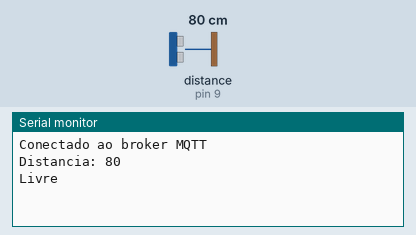
Bench run of a sketch on a simulated Arduino Uno, built with avr-gcc and run on an emulated ATmega328P. Shown: the last lines printed to the serial monitor. The inputs (shaded band) are chosen by the test bench; at power-on: distance to the obstacle (sensor on pin 9) 80 cm. WiFi joins after 1.5 s; servers stay silent unless stated; no MQTT or app messages arrive unless stated.

Above: at 2.7 s.
2.8 s: distance to the obstacle (sensor on pin 9) set to 9 cm
At 3.9 s:
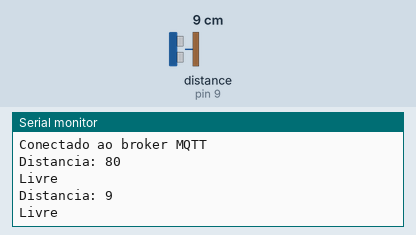
4.8 s: distance to the obstacle (sensor on pin 9) set to 6 cm
At 7.3 s:
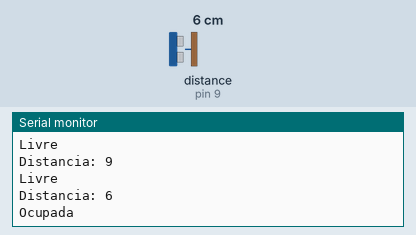
Timing chart, 0 to 8.8 s (numbered marks = the images above; inputs shaded):
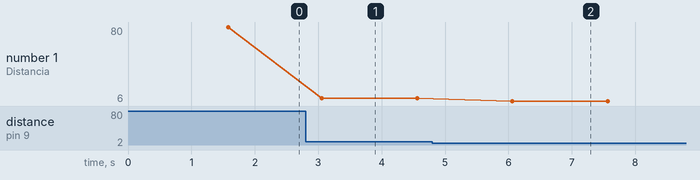

The sketch:

vaga.ino
```cpp
#include <UIPEthernet.h>
byte mac[] = { 0xDE, 0xED, 0xBA, 0xFE, 0xFE, 0x42 };
EthernetClient ethClient;

#include <Ultrasonic.h>

// Se não definirmos o nome ONLINE, podemos utilizar uma versão diferente da
// biblioteca que simula MQTT via a comunicação serial
// podendo assim testar sem conexão
// ver https://github.com/paolobueno/SerialPubSubClient
#define ONLINE 1
#ifdef ONLINE
#include <PubSubClient.h>
#else
#include <SerialPubSubClient.h>
#endif

// const char* MQTT_SERVER = "test.mosquitto.org";
IPAddress MQTT_SERVER(192, 168, 3, 186);
const int MQTT_PORT = 1883;
const char* MQTT_CLIENT_ID = "arduino-vaga-42";

const char* topic = "vagas/42";

// PIN de LED para indicar se a vaga está ocupada
const int PIN_OCUPADO = 7;
const int DISTANCIA_MINIMA = 8; // cm

Ultrasonic ultrasonic(8, 9);

// Como nesta unidade não pretendemos receber mensagens, podemos passar o valor NULL no lugar de um callback
PubSubClient client(MQTT_SERVER, MQTT_PORT, NULL, ethClient);

void setup() {
  Serial.begin(9600);
  while (!Serial) {};

  #ifdef ONLINE
  configurarEthernet();

  conectarMQTT();
  #endif
}

void configurarEthernet() {
  if(!Ethernet.begin(mac)) {
    Serial.println("Falha no DHCP");
  };
}

int conectarMQTT() {
  if(client.connect(MQTT_CLIENT_ID, topic, 0, true, "")) {
		Serial.println("Conectado ao broker MQTT");
		return true;
	} else {
		Serial.println("Falha a conectar ao broker MQTT");
		return false;
	}
}

void atualizarDistancia(int distancia) {
	Serial.print("Distancia: "); Serial.println(distancia);
  if(distancia < DISTANCIA_MINIMA) {
    avisarOcupada(1);
  } else {
    avisarOcupada(0);
  }
}

void avisarOcupada(int ocupada) {
  if(ocupada) {
    digitalWrite(PIN_OCUPADO, HIGH);
		Serial.println("Ocupada");
  } else {
    digitalWrite(PIN_OCUPADO, LOW);
		Serial.println("Livre");
	}
  publicarOcupadaMQTT(ocupada);
}

void publicarOcupadaMQTT(int ocupada) {
  if (ocupada) {
    client.publish(topic, "0", true);
  } else {
    client.publish(topic, "1", true);
  }
}

// Variavel global para guardar o tempo da última tentativa de conexão
// utilizamos `long` pois a quantidade de millis desde o inicio do programa pode ultrapassar o valor máximo para `int`
unsigned long ultimaTentativaReconectar = 0;
int checkReconectarMQTT() {
  if(!client.connected()) {
    long agora = millis();
    if(agora - ultimaTentativaReconectar > 5000) {
      Serial.println("Reconectando...");
      return conectarMQTT();
    }
    ultimaTentativaReconectar = agora;
  }
}

void loop() {
  checkReconectarMQTT();

  int distancia = ultrasonic.distanceRead();
  atualizarDistancia(distancia);

  // Chamada de método requirido pela biblioteca MQTT
  // ele é necessário para que ela tenha uma oportunidade de processar envios e recebimentos de respostas
  client.loop();

  // intervalo arbitrário entre atualizações
  delay(1500);
}
```

Measured:
- the behaviour switches between 8 and 7 cm on distance to the obstacle (sensor on pin 9) (found by bisection; images 1 and 2)
- after the input at 2.8 s, the serial monitor: prints a new line after 0.26 s (image 1)
- after the input at 4.8 s, the serial monitor: prints a new line after 1.3 s (image 2)
- plotted number 1: 80 → 9 after the input at 2.8 s, 9 → 6 after the input at 4.8 s
